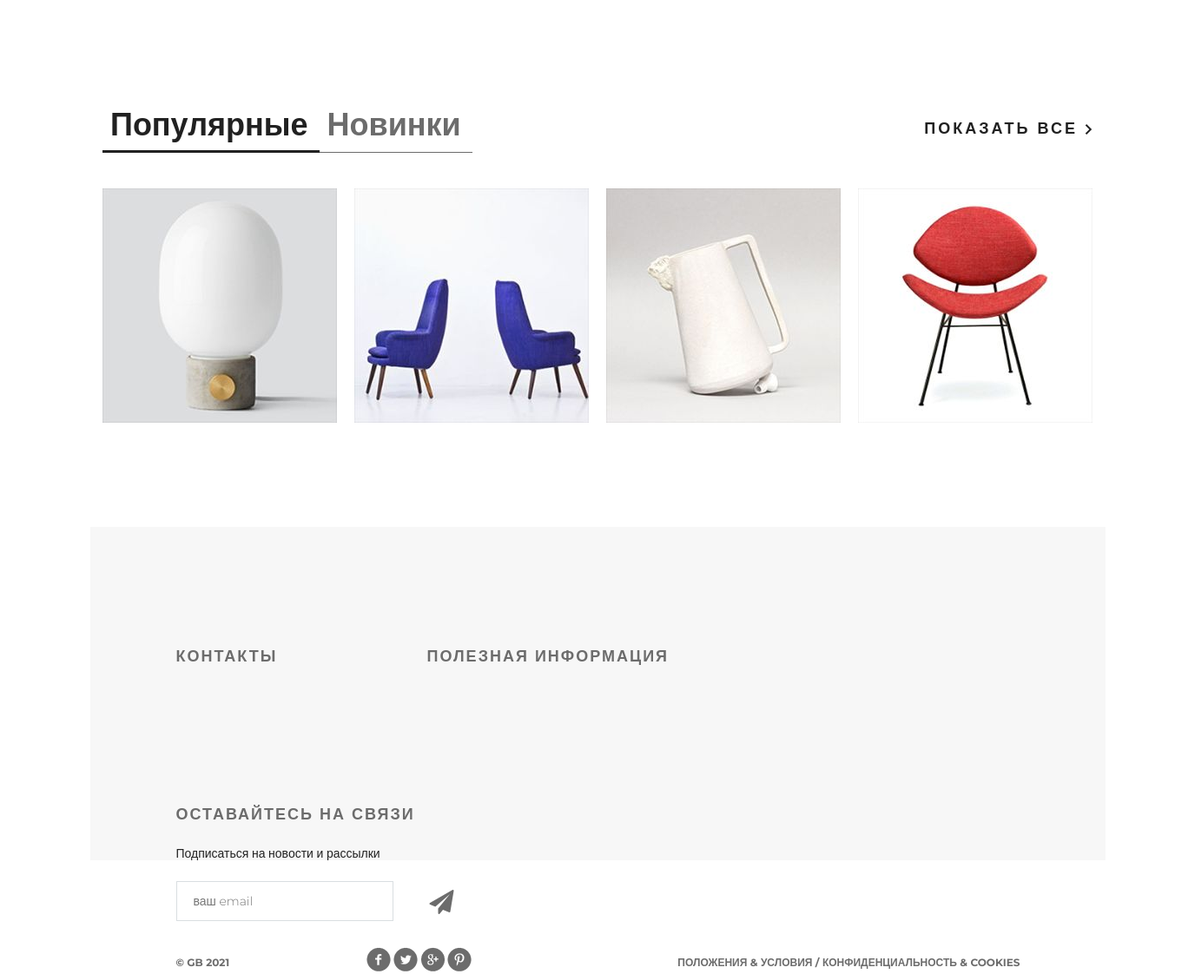
The app's page / (lower part), older data.
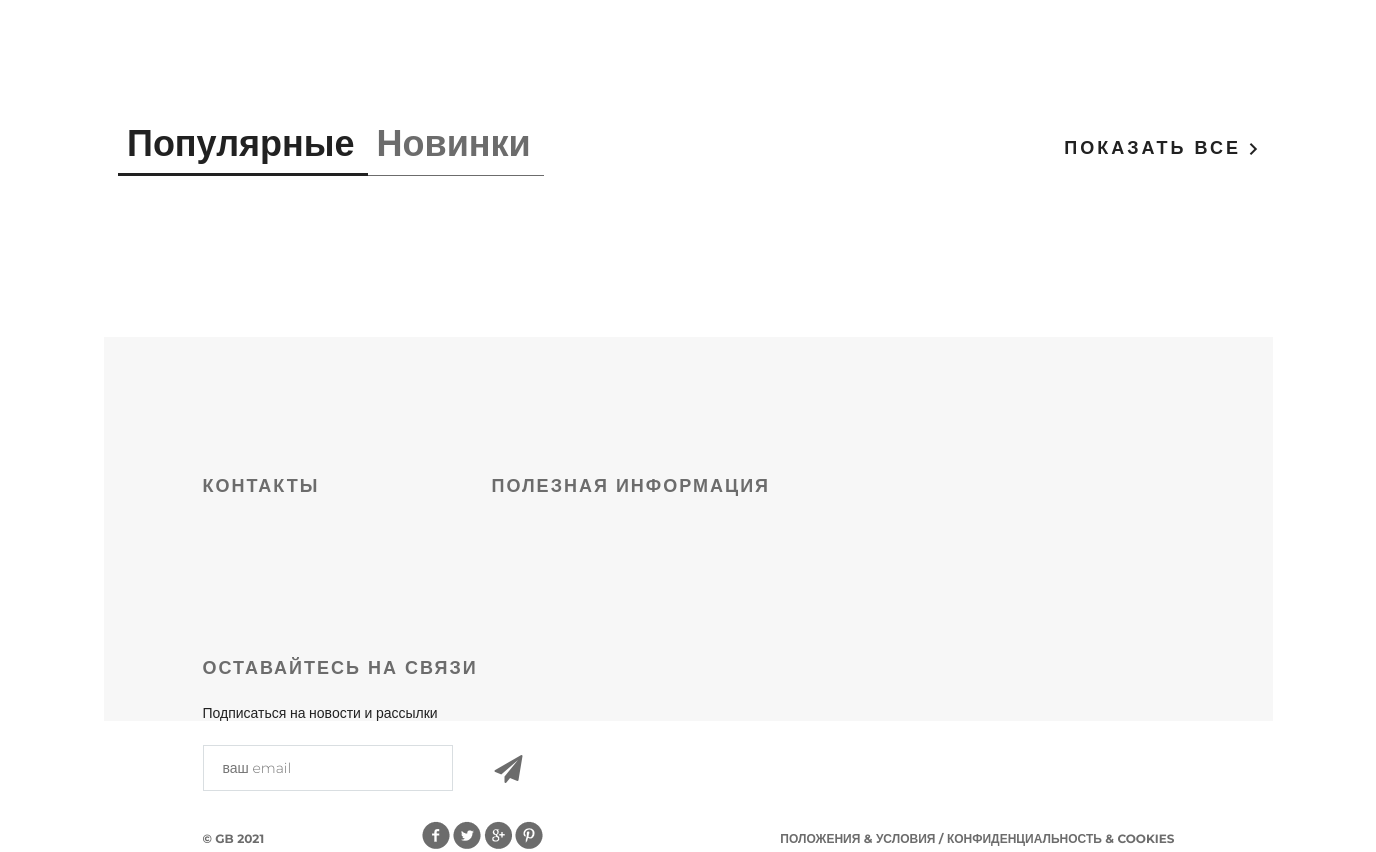
The same page, newer data.
### mainapp/models.py (models this page shows, shortened)
class Product(models.Model):
    category = models.ForeignKey(ProductCategory, on_delete=models.CASCADE, verbose_name= 'название категории')
    name = models.CharField(max_length=100, verbose_name= 'имя продукта')
    description = models.TextField(verbose_name= 'описание', blank=True)
    short_desc = models.CharField(max_length=40, verbose_name= 'краское описание', blank=True)
    price = models.DecimalField(verbose_name='цена', max_digits=8, decimal_places=2, default=0)
    quantity = models.PositiveSmallIntegerField(verbose_name= 'количество', default= 0)
    image = models.ImageField(upload_to='products_images', blank= True, verbose_name='картинка')
    is_active = models.BooleanField(verbose_name='активна', default=True)

### mainapp/views.py (the view)
# urls.py: path('', mainapp.main, name='main'),
def main(request):
    basket = []
    if request.user.is_authenticated:
        basket = Basket.objects.filter(user=request.user)
    products = Product.objects.all() [:4]
    content = {
        'title':'Главная',
        'products':products,
    }
    return render(request, 'mainapp/index.html', content)

### mainapp/context_processors.py (called while the page is built)
def basket(request):
   basket = []
   if request.user.is_authenticated:
       basket = Basket.objects.filter(user=request.user)
   return {
       'basket': basket,
   }

### mainapp/templatetags/my_tags.py (called while the page is built)
def media_folder_products(string):
    if not string:
        string = 'products_images/default.jpg'
    return f'{settings.MEDIA_URL}{string}'

### mainapp/templates/mainapp/index.html (shortened to what this page needs)
{% extends 'mainapp/base.html' %}
{% load static %}
{% load my_tags %}
{% block content %}
		<div class="featured">
			<div class="featured-menu">
					<a class="active" href="#">Популярные</a><a href="#">Новинки</a>
			</div>
			<a class="explore" href="#">показать все <img src="{% static 'img/arrow.png'%}" alt=""></a>
			<div class="clearfix">
			</div>
			<div class="tab-content">
				{% for product in products %}
					<div class="block">
						<a href="/products/category/{{ product.category.pk }}"> <img src = "{{ product.image|media_folder_products }}">
						</a>
					</div>
				{% endfor %}
			</div>
		</div>
{% endblock %}

Row changes from the older to the newer data that the page shows:
removed Product: image|media_folder_products (picture)
removed Product: image|media_folder_products (picture)
removed Product: image|media_folder_products (picture)
removed Product: image|media_folder_products (picture)
